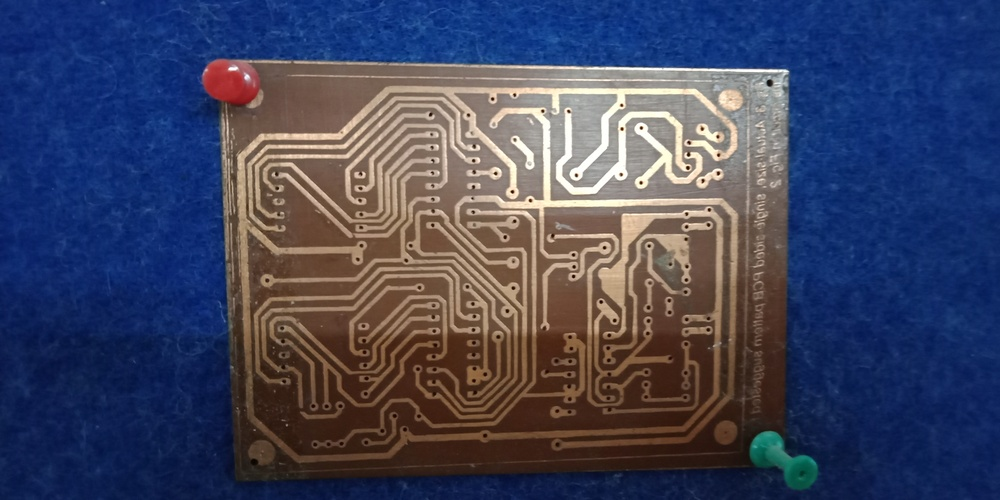
#> input picture Flask_v2/pcb_03.jpg, 1000 x 500 px, shrunk from 4160 x 2080 before the run
$ python pad_detect.py
#> lines starting #> are read from the running program, lines starting #| are printed output that depends on the picture; after the words box and inside, x2 and y2 are one past the last pixel; in counts of white or black regions, pixels touching at a corner belong together
import cv2
import numpy as np

# Load the PCB image
image = cv2.imread('pcb_03.jpg')
#> image is the input picture: shape (500, 1000, 3); mean B, G, R 94.3, 68.8, 64.4

# Convert the image to grayscale
gray = cv2.cvtColor(image, cv2.COLOR_BGR2GRAY)
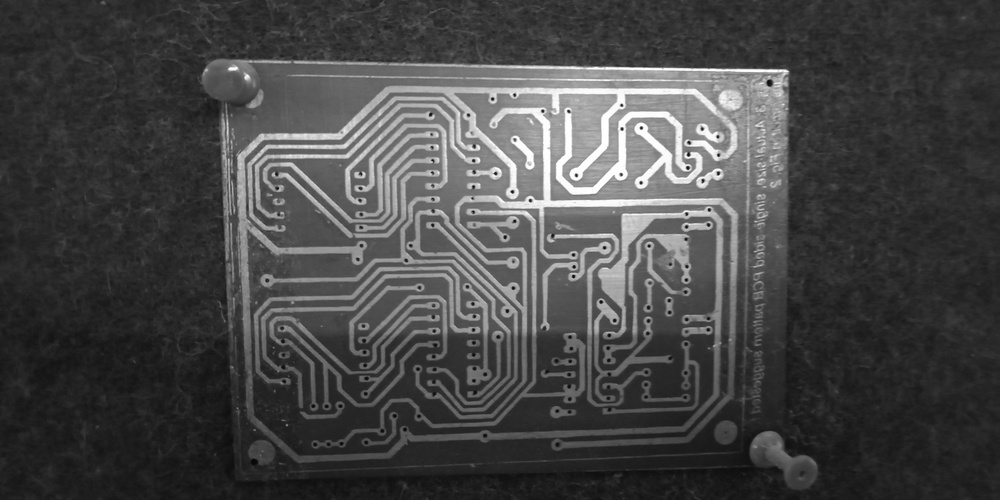
#> gray: shape (500, 1000); min 4, max 255, mean 70.4

# Apply Gaussian blur to reduce noise
blurred = cv2.GaussianBlur(gray, (5, 5), 0)

# Detect circles using Hough Circle Transform
circles = cv2.HoughCircles(blurred, cv2.HOUGH_GRADIENT, dp=1, minDist=50,
                           param1=50, param2=30, minRadius=1, maxRadius=50)
#> circles = 36 rows, first 8: [482.5, 355.5, 49.4], [422.5, 167.5, 49.4], [506.5, 251.5, 42.7], [435.5, 375.5, 48.3], [643.5, 358.5, 49.4], [414.5, 249.5, 49.4], [349.5, 179.5, 42.7], [486.5, 186.5, 49.4]

# Ensure circles were found
if circles is not None:
    # Convert the (x, y) coordinates and radius of the circles to integers
    circles = np.round(circles[0, :]).astype("int")
#> circles = 36 rows, first 8: [482, 356, 49], [422, 168, 49], [506, 252, 43], [436, 376, 48], [644, 358, 49], [414, 250, 49], [350, 180, 43], [486, 186, 49]

    # Draw the circles on the original image
    for (x, y, r) in circles:
        cv2.circle(image, (x, y), r, (0, 255, 0), 2)
        cv2.circle(image, (x, y), 2, (0, 0, 255), 3)
#> this loop made 36 passes
#> (x, y, r) on passes 1 to 12: (482, 356, 49), (422, 168, 49), (506, 252, 43), (436, 376, 48), (644, 358, 49), (414, 250, 49), (350, 180, 43), (486, 186, 49), (392, 300, 43), (280, 390, 49), (336, 322, 45), (286, 206, 40)
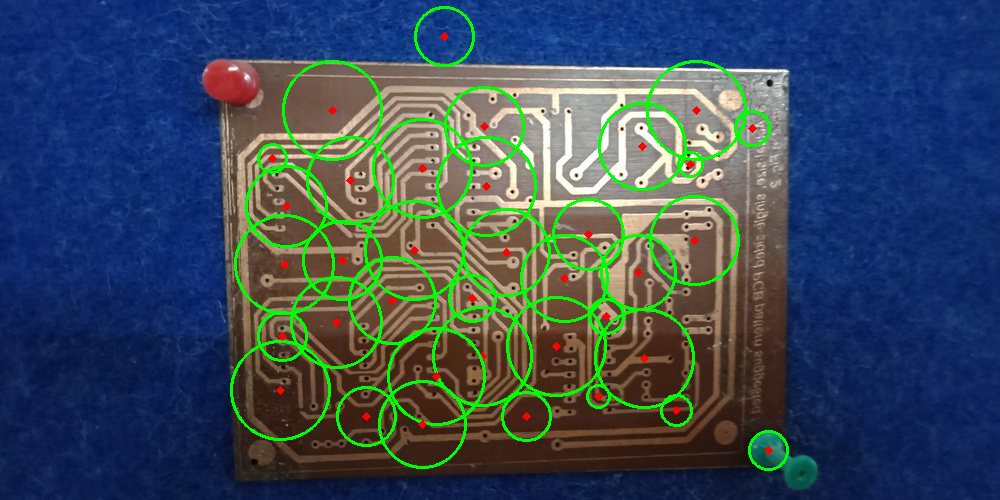
#> image: shape (500, 1000, 3); 4.96% of pixels changed, all inside (x1, y1, x2, y2) = (230, 6, 789, 471)

    # Save the result image
    cv2.imwrite('detected_circles.jpg', image)

    # Display the result image
    cv2.imshow('Detected Circles', image)
    cv2.waitKey(0)
    cv2.destroyAllWindows()
else:
    print("No circles detected.")

$ run again, with Flask_v2/pcb_06.jpg copied over Flask_v2/pcb_03.jpg
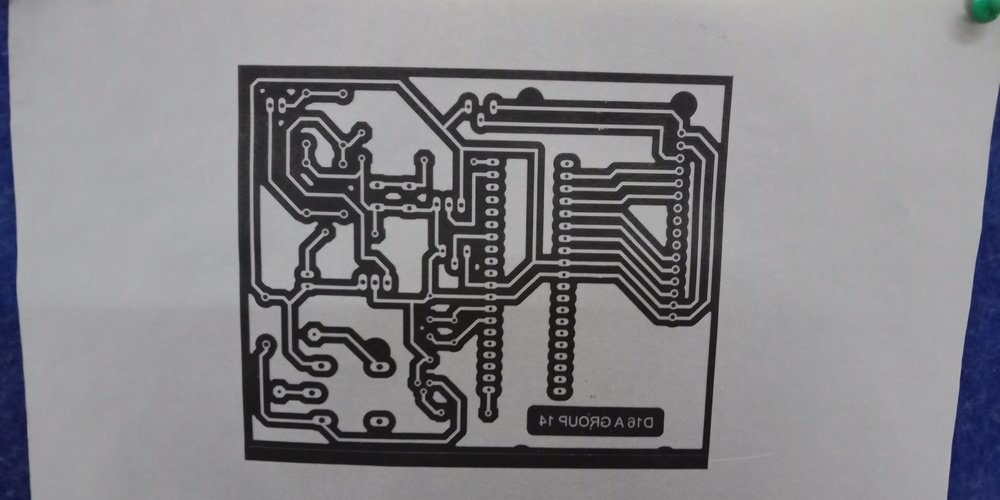
#> input picture Flask_v2/pcb_06.jpg, 1000 x 500 px, shrunk from 4160 x 2080 before the run
#> image is the input picture: shape (500, 1000, 3); mean B, G, R 135.8, 132.2, 132.8
#> `gray = cv2.cvtColor(image, cv2.COLOR_BGR2GRAY)`:
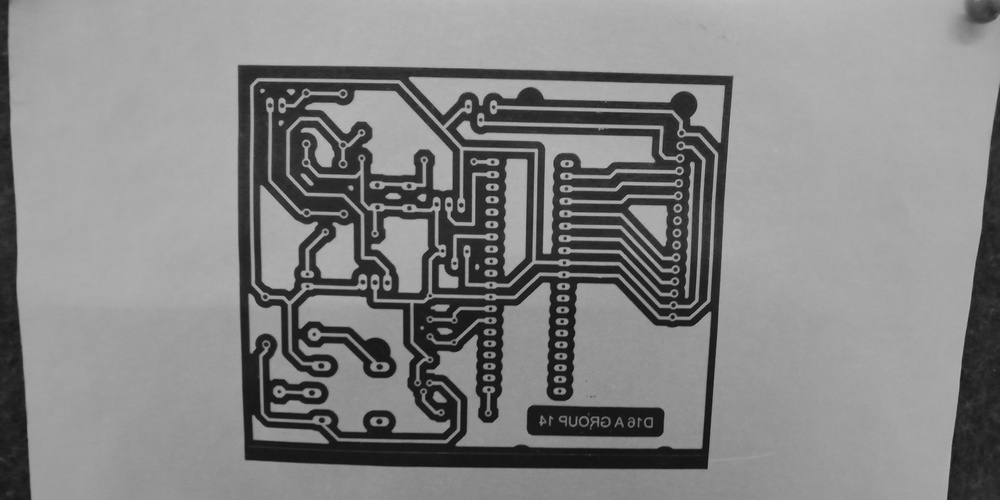
#> gray: shape (500, 1000); min 13, max 189, mean 132.8
#> `circles = cv2.HoughCircles(blurred, cv2.HOUGH_GRADIENT, dp=1, minDist=..`: circles = 22 rows, first 8: [320.5, 165.5, 49.4], [652.5, 218.5, 49.4], [677.5, 286.5, 33.8], [610.5, 302.5, 49.4], [501.5, 244.5, 49.4], [328.5, 319.5, 41.6], [393.5, 220.5, 45], [440.5, 326.5, 29.4]
#> `circles = np.round(circles[0, :]).astype("int")`: circles = 22 rows, first 8: [320, 166, 49], [652, 218, 49], [678, 286, 34], [610, 302, 49], [502, 244, 49], [328, 320, 42], [394, 220, 45], [440, 326, 29]
#> the loop `for (x, y, r) in circles:` made 22 passes
#> after the loop `for (x, y, r) in circles:`:
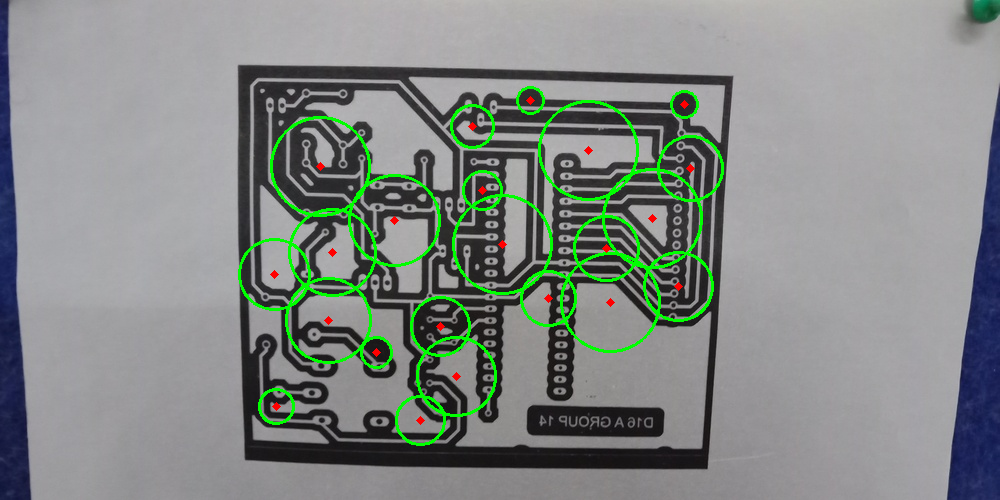
#> image: shape (500, 1000, 3); 2.82% of pixels changed, all inside (x1, y1, x2, y2) = (238, 86, 724, 446)

$ run again, with Flask_v2/Test_01.jpg copied over Flask_v2/pcb_03.jpg
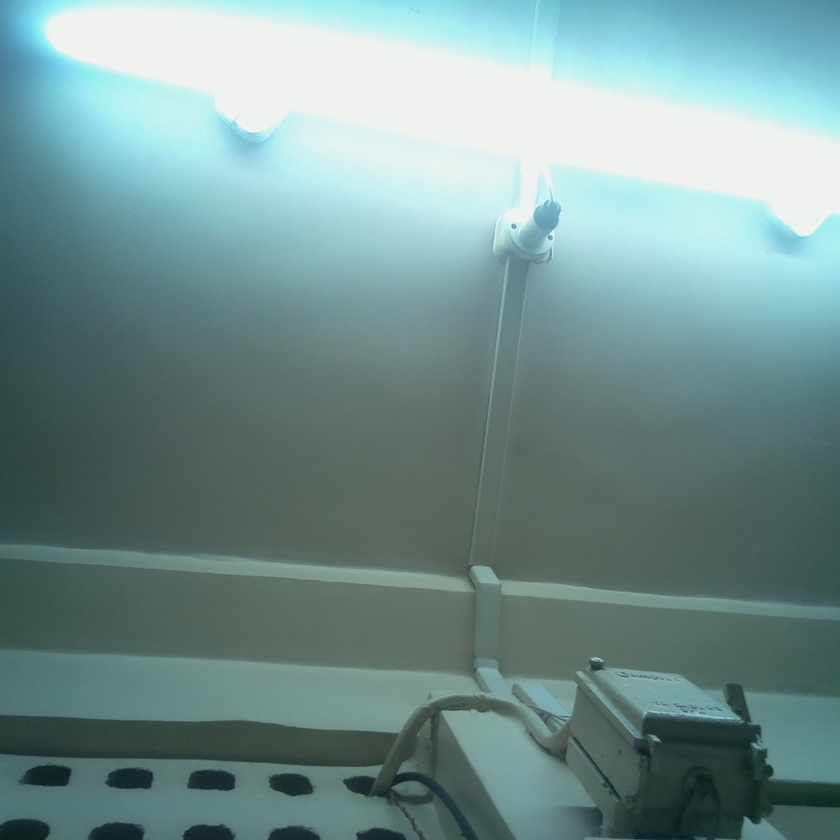
#> input picture Flask_v2/Test_01.jpg, 840 x 840 px, shrunk from 1944 x 1944 before the run
#> image is the input picture: shape (840, 840, 3); mean B, G, R 144.4, 145.7, 116.4
#> `gray = cv2.cvtColor(image, cv2.COLOR_BGR2GRAY)`:
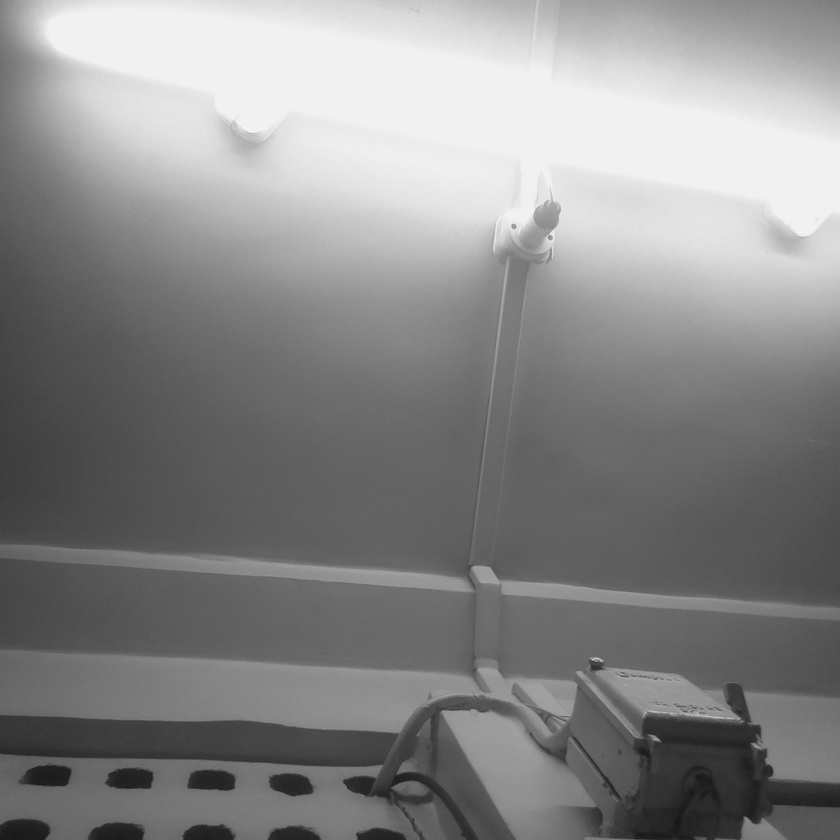
#> gray: shape (840, 840); min 23, max 247, mean 136.8
#> circles = None
